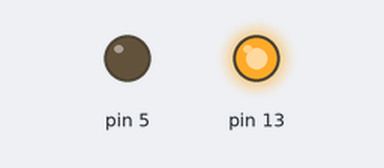
This sketch was run on a simulated Arduino Uno, built with avr-gcc and run on an emulated ATmega328P. On the bench: output pins drawn as LEDs (lit = HIGH).

Above: at 0.1 s.
Timing chart, 0 to 1.6 s (numbered marks = the images above):
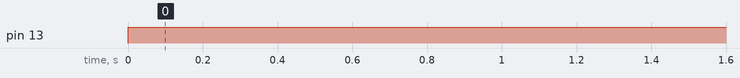

Measured:
- by itself, pin 13: LOW → HIGH at 0.00 s

The sketch:

Button.ino
```cpp
int valor;

void setup (){
  pinMode(13, OUTPUT);
  pinMode(5,OUTPUT);

}
void loop () {
valor=digitalRead(5);
if (valor==HIGH){
  digitalWrite(13,LOW);
}

else {
  digitalWrite(13,HIGH);
}
}
```
